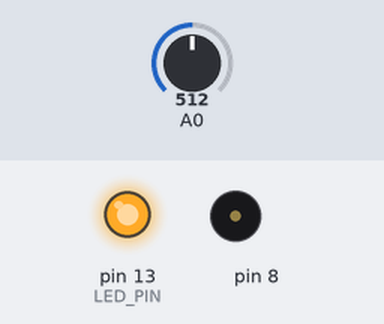
This sketch was run on a simulated Arduino Uno, built with avr-gcc and run on an emulated ATmega328P. Shown: output pins drawn as LEDs (lit = HIGH), buzzer (waves = sounding). The test bench sets the inputs (shaded band); at power-on: A0 = 512.

Above: at 0.1 s.
At 5.1 s:
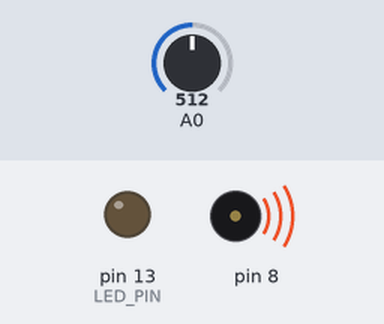
Timing chart, 0 to 6.6 s (numbered marks = the images above):
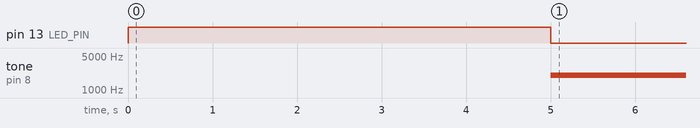

The sketch:

task1.ino
```cpp
int sensorValue;
int sensorLow = 0;
int sensorHigh = 1023;
const int LED_PIN = 13;
void setup() {
pinMode(LED_PIN, OUTPUT);
digitalWrite(LED_PIN, HIGH);
// calibrate for the first five seconds after program runs
while (millis() < 5000) {
sensorValue = analogRead(A0);
if (sensorValue > sensorHigh) {
sensorHigh = sensorValue;
}
if (sensorValue < sensorLow) {
sensorLow = sensorValue;
}
}
// turn the LED off, signaling the end of the calibration period
digitalWrite(LED_PIN, LOW);
}
void loop() {
sensorValue = analogRead(A0);
// map the sensor values to a wide range of pitches
int pitch = map(sensorValue, sensorLow, sensorHigh, 50, 4000);
// play the tone for 20 ms on pin 8
tone(8, pitch, 20);
// wait for 10 ms to give sound time to play
delay(10);
}
```

Measured:
- by itself, tone on pin 8: silent → 2026 Hz at 5.0 s
